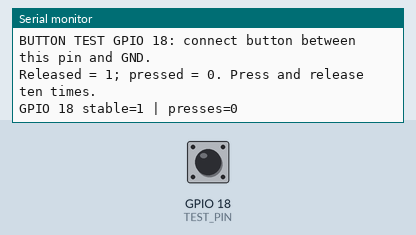
The sketch below on a simulated ESP32. Parts: the last lines printed to the serial monitor. The inputs (shaded band) are chosen by the test bench; at power-on: GPIO 18 (TEST_PIN) HIGH.

Above: at 2.4 s.
2.5 s: GPIO 18 (TEST_PIN) pulled LOW for 0.15 s
At 3.1 s:
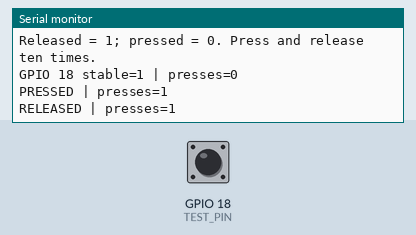
4.1 s: GPIO 18 (TEST_PIN) pulled LOW for 1 s
At 6.0 s:
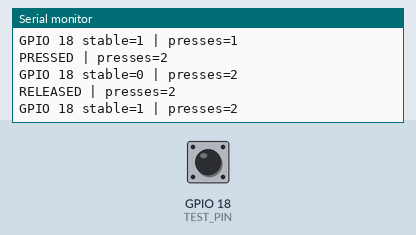
6.6 s: GPIO 18 (TEST_PIN) pulled LOW for 0.15 s
At 6.78 s:
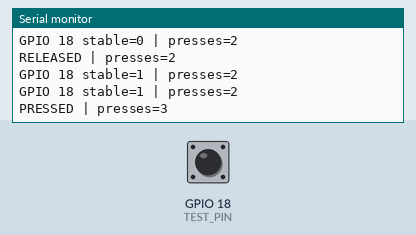
Timing chart, 0 to 9.6 s (numbered marks = the images above; inputs shaded):
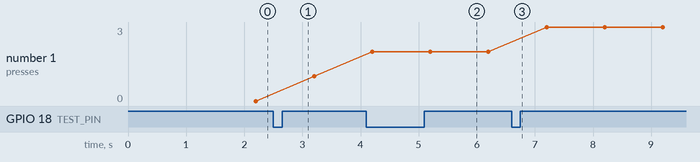

Measured:
- after the input at 2.5 s, the serial monitor: prints a new line after 0.05 s (image 1)
- after the input at 4.1 s, the serial monitor: prints a new line after 0.05 s (image 2)
- after the input at 6.6 s, the serial monitor: prints a new line after 0.05 s (image 3)
- plotted number 1: 1 → 2 after the input at 4.1 s, 2 → 3 after the input at 6.6 s

The sketch:

02_button.ino
```cpp
#include <Arduino.h>

// Test ONE button at a time. START=18, RESET=19, MISS=23.
constexpr uint8_t TEST_PIN = 18;
constexpr uint32_t DEBOUNCE_MS = 45;
int lastRaw;
int stable;
uint32_t changedAt;
uint32_t lastReport;
unsigned long presses = 0;

void setup() {
  Serial.begin(115200);
  pinMode(TEST_PIN, INPUT_PULLUP);
  delay(1200);
  lastRaw = stable = digitalRead(TEST_PIN);
  changedAt = lastReport = millis();
  Serial.printf("\nBUTTON TEST GPIO %u: connect button between this pin and GND.\n", TEST_PIN);
  Serial.println("Released = 1; pressed = 0. Press and release ten times.");
}

void loop() {
  const uint32_t now = millis();
  const int raw = digitalRead(TEST_PIN);
  if (raw != lastRaw) {
    lastRaw = raw;
    changedAt = now;
  }
  if (raw != stable && uint32_t(now - changedAt) >= DEBOUNCE_MS) {
    stable = raw;
    if (stable == LOW) ++presses;
    Serial.printf("%s | presses=%lu\n", stable == LOW ? "PRESSED" : "RELEASED", presses);
  }
  if (uint32_t(now - lastReport) >= 1000) {
    lastReport = now;
    Serial.printf("GPIO %u stable=%d | presses=%lu\n", TEST_PIN, stable, presses);
  }
  delay(1);
}
```
